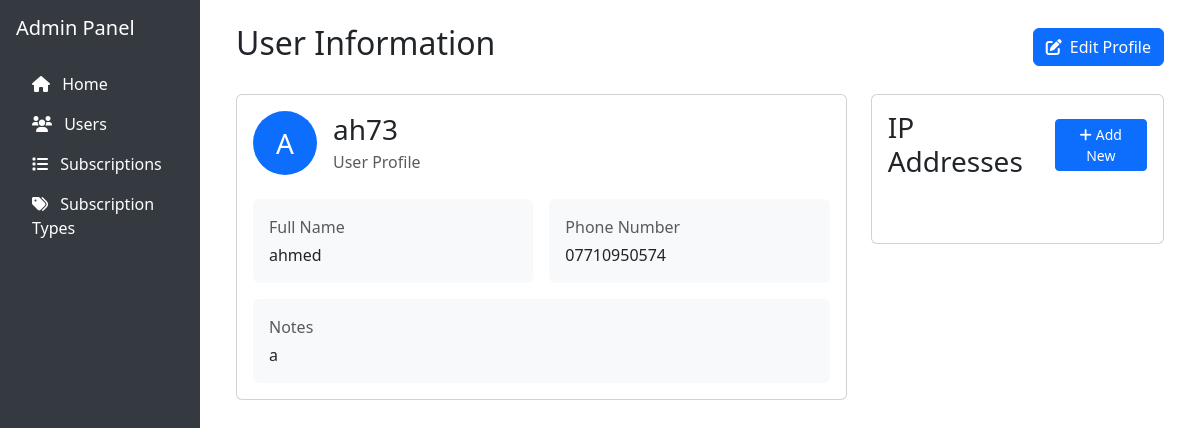
The page /users/1/info on the database its author committed.
### models.py (models this page shows)
class User(SQLModel, table = True):
    id : int = Field(primary_key=True)
    username : str = Field(unique=True)
    name : str
    phone : str
    notes : str
    ips: List["Ips"] = Relationship(back_populates="user")
    subscriptions: List["Subscriptions"] = Relationship(back_populates="user")

### main.py (the view)
@app.get("/users/{user_id}/info", response_class=HTMLResponse)
async def get_user_info(request: Request, user_id: int):
    with Session(engine) as session:
        user = session.get(User, user_id)
        if not user:
            raise HTTPException(status_code=404, detail="User not found")
        return templates.TemplateResponse(
            "user_info.html",
            {
                "request": request,
                "user": user
            }
        )

### templates/user_info.html (shortened to what this page needs)
{% extends "base.html" %}
{% block content %}
<div class="container-fluid">
    <div class="d-flex justify-content-between align-items-center mb-4">
        <h2>User Information</h2>
        <button class="btn btn-primary" data-bs-toggle="modal" data-bs-target="#editModal">
            <i class="fas fa-edit me-2"></i>Edit Profile
        </button>
    </div>
    <div class="row">
        <div class="col-md-8">
            <div class="card">
                <div class="card-body">
                    <div class="d-flex align-items-center mb-4">
                        <div class="rounded-circle bg-primary text-white d-flex align-items-center justify-content-center me-3" style="width: 64px; height: 64px;">
                            <span class="h3 mb-0" id="username-initial">{{ user.username[0].upper() }}</span>
                        </div>
                        <div>
                            <h3 class="card-title mb-1" id="username-display">{{ user.username }}</h3>
                            <p class="text-muted mb-0">User Profile</p>
                        </div>
                    </div>
                    <div class="row g-3">
                        <div class="col-md-6">
                            <div class="p-3 bg-light rounded">
                                <label class="form-label text-muted mb-1">Full Name</label>
                                <p class="mb-0" id="name-display">{{ user.name }}</p>
                            </div>
                        </div>
                        <div class="col-md-6">
                            <div class="p-3 bg-light rounded">
                                <label class="form-label text-muted mb-1">Phone Number</label>
                                <p class="mb-0" id="phone-display">{{ user.phone }}</p>
                            </div>
                        </div>
                        <div class="col-12">
                            <div class="p-3 bg-light rounded">
                                <label class="form-label text-muted mb-1">Notes</label>
                                <p class="mb-0" id="notes-display">{{ user.notes or 'No notes available' }}</p>
                            </div>
                        </div>
                    </div>
                </div>
            </div>
        </div>
        <div class="col-md-4">
            <div class="card">
                <div class="card-body">
                    <div class="d-flex justify-content-between align-items-center mb-4">
                        <h3 class="card-title mb-0">IP Addresses</h3>
                        <button class="btn btn-primary btn-sm"
                                hx-get="/ips/new?user_id={{ user.id }}"
                                hx-target="#ip-form"
                                hx-swap="innerHTML">
                            <i class="fas fa-plus me-1"></i>Add New
                        </button>
                    </div>
                </div>
            </div>
        </div>
    </div>
</div>
{% endblock %}

### rows shown on the page
User: username "A", username "ah73", name "ahmed", phone "07710950574", notes "a"
